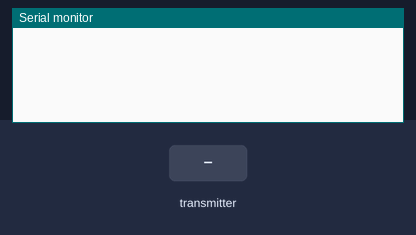
Simulated run of this sketch. Board: ESP32. Shown: the last lines printed to the serial monitor. The test bench sets the inputs (shaded band).

Above: at 1.2 s.
1.3 s: the transmitter starts sending p1 = 0
At 1.66 s:
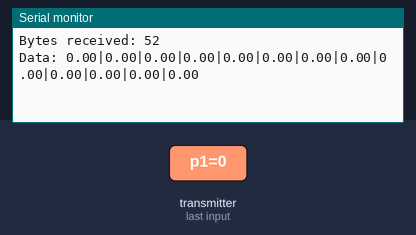
2.8 s: the transmitter starts sending p2 = 25
At 3.16 s:
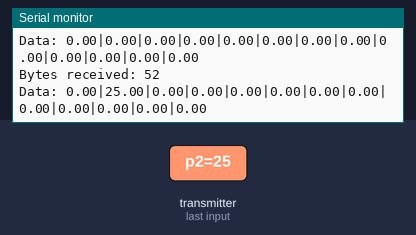
4.3 s: the transmitter starts sending p3 = 25
At 4.66 s:
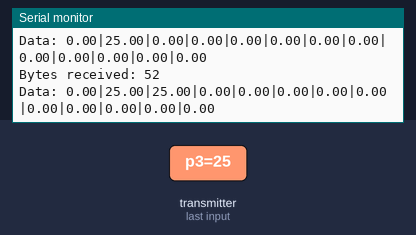
5.8 s: the transmitter starts sending p4 = 25
At 6.16 s:
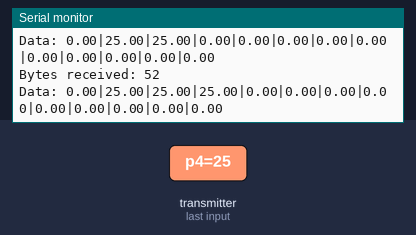
7.3 s: the transmitter starts sending p5 = 25
At 7.66 s:
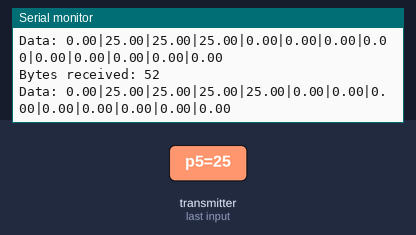
8.8 s: the transmitter starts sending p6 = 25
At 9.16 s:
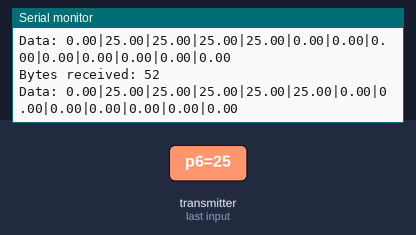

The sketch:

Receiver.ino
```cpp
/*
 * @Author       : Hanqing Qi
 * @Date         : 2023-07-18 16:35:57
 * @LastEditors  : Hanqing Qi
 * @LastEditTime : 2023-07-28 14:37:54
 * @FilePath     : /ESP_NOW/Receiver/Receiver.ino
 * @Description  : This is the receiver of ESP-NOW
 */

#include <esp_now.h>
#include <WiFi.h>
#include <ESP32Servo.h>

// #define SERVO_L D9
// #define SERVO_R D10

// Servo servo1;
// Servo servo2;

// Structure example to receive data
// Must match the sender structure
typedef struct Control_Input
{
  float p1;
  float p2;
  float p3;
  float p4;
  float p5;
  float p6;
  float p7;
  float p8;
  float p9;
  float p10;
  float p11;
  float p12;
  float p13;
} Control_Input;

// Create a struct_message called myData
Control_Input myData;

// callback function that will be executed when data is received
void OnDataRecv(const uint8_t *mac, const uint8_t *incomingData, int len)
{
  memcpy(&myData, incomingData, sizeof(myData));
  Serial.print("Bytes received: ");
  Serial.println(len);
  Serial.print("Data: ");
  Serial.print(myData.p1);
  Serial.print("|");
  Serial.print(myData.p2);
  Serial.print("|");
  Serial.print(myData.p3);
  Serial.print("|");
  Serial.print(myData.p4);
  Serial.print("|");
  Serial.print(myData.p5);
  Serial.print("|");
  Serial.print(myData.p6);
  Serial.print("|");
  Serial.print(myData.p7);
  Serial.print("|");
  Serial.print(myData.p8);
  Serial.print("|");
  Serial.print(myData.p9);
  Serial.print("|");
  Serial.print(myData.p10);
  Serial.print("|");
  Serial.print(myData.p11);
  Serial.print("|");
  Serial.print(myData.p12);
  Serial.print("|");
  Serial.print(myData.p13);
  Serial.println();

  // servo1.write(myData.x);
  // servo2.write(myData.x);
}

void setup()
{
  // Initialize Serial Monitor
  Serial.begin(115200);

  // Initialize Servo
  //  ESP32PWM::allocateTimer(0);
  //  ESP32PWM::allocateTimer(1);
  //  ESP32PWM::allocateTimer(2);
  //  ESP32PWM::allocateTimer(3);
  //  servo1.setPeriodHertz(50);// Standard 50hz servo
  //  servo2.setPeriodHertz(50);// Standard 50hz servo
  //  servo1.attach(SERVO_L, 600, 2400);
  //  servo2.attach(SERVO_R, 600, 2400);

  // Set device as a Wi-Fi Station
  WiFi.mode(WIFI_STA);

  // Init ESP-NOW
  if (esp_now_init() != ESP_OK)
  {
    Serial.println("Error initializing ESP-NOW");
    return;
  }

  // Once ESPNow is successfully Init, we will register for recv CB to
  // get recv packer info
  esp_now_register_recv_cb(OnDataRecv);
}

void loop()
{
}
```

Measured:
- after the input at 1.3 s, the serial monitor: prints a new line after 0.05 s (image 1)
- after the input at 2.8 s, the serial monitor: prints a new line after 0.05 s (image 2)
- after the input at 4.3 s, the serial monitor: prints a new line after 0.05 s (image 3)
- after the input at 5.8 s, the serial monitor: prints a new line after 0.05 s (image 4)
- after the input at 7.3 s, the serial monitor: prints a new line after 0.05 s (image 5)
- after the input at 8.8 s, the serial monitor: prints a new line after 0.05 s (image 6)
